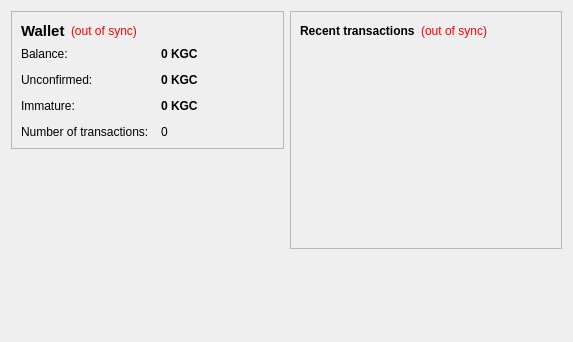
<?xml version="1.0" encoding="UTF-8"?>
<ui version="4.0">
 <class>OverviewPage</class>
 <widget class="QWidget" name="OverviewPage">
  <property name="geometry">
   <rect>
    <x>0</x>
    <y>0</y>
    <width>573</width>
    <height>342</height>
   </rect>
  </property>
  <property name="windowTitle">
   <string>Form</string>
  </property>
  <layout class="QHBoxLayout" name="horizontalLayout" stretch="1,1">
   <item>
    <layout class="QVBoxLayout" name="verticalLayout_2">
     <item>
      <widget class="QFrame" name="frame">
       <property name="frameShape">
        <enum>QFrame::StyledPanel</enum>
       </property>
       <property name="frameShadow">
        <enum>QFrame::Raised</enum>
       </property>
       <layout class="QVBoxLayout" name="verticalLayout_4">
        <item>
         <layout class="QHBoxLayout" name="horizontalLayout_4">
          <item>
           <widget class="QLabel" name="label_5">
            <property name="font">
             <font>
              <pointsize>11</pointsize>
              <weight>75</weight>
              <bold>true</bold>
             </font>
            </property>
            <property name="text">
             <string>Wallet</string>
            </property>
           </widget>
          </item>
          <item>
           <widget class="QLabel" name="labelWalletStatus">
            <property name="toolTip">
             <string>The displayed information may be out of date. Your wallet automatically synchronizes with the Krugercoin network after a connection is established, but this process has not completed yet.</string>
            </property>
            <property name="styleSheet">
             <string notr="true">QLabel { color: red; }</string>
            </property>
            <property name="text">
             <string notr="true">(out of sync)</string>
            </property>
            <property name="alignment">
             <set>Qt::AlignLeading|Qt::AlignLeft|Qt::AlignVCenter</set>
            </property>
           </widget>
          </item>
          <item>
           <spacer name="horizontalSpacer_2">
            <property name="orientation">
             <enum>Qt::Horizontal</enum>
            </property>
            <property name="sizeHint" stdset="0">
             <size>
              <width>40</width>
              <height>20</height>
             </size>
            </property>
           </spacer>
          </item>
         </layout>
        </item>
        <item>
         <layout class="QFormLayout" name="formLayout_2">
          <property name="fieldGrowthPolicy">
           <enum>QFormLayout::AllNonFixedFieldsGrow</enum>
          </property>
          <property name="horizontalSpacing">
           <number>12</number>
          </property>
          <property name="verticalSpacing">
           <number>12</number>
          </property>
          <item row="0" column="0">
           <widget class="QLabel" name="label">
            <property name="text">
             <string>Balance:</string>
            </property>
           </widget>
          </item>
          <item row="0" column="1">
           <widget class="QLabel" name="labelBalance">
            <property name="font">
             <font>
              <weight>75</weight>
              <bold>true</bold>
             </font>
            </property>
            <property name="cursor">
             <cursorShape>IBeamCursor</cursorShape>
            </property>
            <property name="toolTip">
             <string>Your current balance</string>
            </property>
            <property name="text">
             <string notr="true">0 KGC</string>
            </property>
            <property name="textInteractionFlags">
             <set>Qt::LinksAccessibleByMouse|Qt::TextSelectableByKeyboard|Qt::TextSelectableByMouse</set>
            </property>
           </widget>
          </item>
          <item row="1" column="0">
           <widget class="QLabel" name="label_3">
            <property name="text">
             <string>Unconfirmed:</string>
            </property>
           </widget>
          </item>
          <item row="1" column="1">
           <widget class="QLabel" name="labelUnconfirmed">
            <property name="font">
             <font>
              <weight>75</weight>
              <bold>true</bold>
             </font>
            </property>
            <property name="cursor">
             <cursorShape>IBeamCursor</cursorShape>
            </property>
            <property name="toolTip">
             <string>Total of transactions that have yet to be confirmed, and do not yet count toward the current balance</string>
            </property>
            <property name="text">
             <string notr="true">0 KGC</string>
            </property>
            <property name="textInteractionFlags">
             <set>Qt::LinksAccessibleByMouse|Qt::TextSelectableByKeyboard|Qt::TextSelectableByMouse</set>
            </property>
           </widget>
          </item>
          <item row="3" column="0">
           <widget class="QLabel" name="label_2">
            <property name="text">
             <string>Number of transactions:</string>
            </property>
           </widget>
          </item>
          <item row="3" column="1">
           <widget class="QLabel" name="labelNumTransactions">
            <property name="toolTip">
             <string>Total number of transactions in wallet</string>
            </property>
            <property name="text">
             <string notr="true">0</string>
            </property>
           </widget>
          </item>
          <item row="2" column="0">
           <widget class="QLabel" name="labelImmatureText">
            <property name="text">
             <string>Immature:</string>
            </property>
           </widget>
          </item>
          <item row="2" column="1">
           <widget class="QLabel" name="labelImmature">
            <property name="font">
             <font>
              <weight>75</weight>
              <bold>true</bold>
             </font>
            </property>
            <property name="toolTip">
             <string>Mined balance that has not yet matured</string>
            </property>
            <property name="text">
             <string notr="true">0 KGC</string>
            </property>
            <property name="textInteractionFlags">
             <set>Qt::LinksAccessibleByMouse|Qt::TextSelectableByKeyboard|Qt::TextSelectableByMouse</set>
            </property>
           </widget>
          </item>
         </layout>
        </item>
       </layout>
      </widget>
     </item>
     <item>
      <spacer name="verticalSpacer">
       <property name="orientation">
        <enum>Qt::Vertical</enum>
       </property>
       <property name="sizeHint" stdset="0">
        <size>
         <width>20</width>
         <height>40</height>
        </size>
       </property>
      </spacer>
     </item>
    </layout>
   </item>
   <item>
    <layout class="QVBoxLayout" name="verticalLayout_3">
     <item>
      <widget class="QFrame" name="frame_2">
       <property name="frameShape">
        <enum>QFrame::StyledPanel</enum>
       </property>
       <property name="frameShadow">
        <enum>QFrame::Raised</enum>
       </property>
       <layout class="QVBoxLayout" name="verticalLayout">
        <item>
         <layout class="QHBoxLayout" name="horizontalLayout_2">
          <item>
           <widget class="QLabel" name="label_4">
            <property name="text">
             <string>&lt;b&gt;Recent transactions&lt;/b&gt;</string>
            </property>
           </widget>
          </item>
          <item>
           <widget class="QLabel" name="labelTransactionsStatus">
            <property name="toolTip">
             <string>The displayed information may be out of date. Your wallet automatically synchronizes with the Krugercoin network after a connection is established, but this process has not completed yet.</string>
            </property>
            <property name="styleSheet">
             <string notr="true">QLabel { color: red; }</string>
            </property>
            <property name="text">
             <string notr="true">(out of sync)</string>
            </property>
            <property name="alignment">
             <set>Qt::AlignRight|Qt::AlignTrailing|Qt::AlignVCenter</set>
            </property>
           </widget>
          </item>
          <item>
           <spacer name="horizontalSpacer">
            <property name="orientation">
             <enum>Qt::Horizontal</enum>
            </property>
            <property name="sizeHint" stdset="0">
             <size>
              <width>40</width>
              <height>20</height>
             </size>
            </property>
           </spacer>
          </item>
         </layout>
        </item>
        <item>
         <widget class="QListView" name="listTransactions">
          <property name="styleSheet">
           <string notr="true">QListView { background: transparent; }</string>
          </property>
          <property name="frameShape">
           <enum>QFrame::NoFrame</enum>
          </property>
          <property name="verticalScrollBarPolicy">
           <enum>Qt::ScrollBarAlwaysOff</enum>
          </property>
          <property name="horizontalScrollBarPolicy">
           <enum>Qt::ScrollBarAlwaysOff</enum>
          </property>
          <property name="selectionMode">
           <enum>QAbstractItemView::NoSelection</enum>
          </property>
         </widget>
        </item>
       </layout>
      </widget>
     </item>
     <item>
      <spacer name="verticalSpacer_2">
       <property name="orientation">
        <enum>Qt::Vertical</enum>
       </property>
       <property name="sizeHint" stdset="0">
        <size>
         <width>20</width>
         <height>40</height>
        </size>
       </property>
      </spacer>
     </item>
    </layout>
   </item>
  </layout>
 </widget>
 <resources/>
 <connections/>
</ui>
